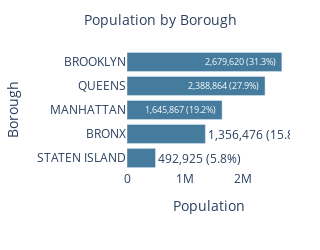

Write notebook code for a chart like this one.
### Code cell
import plotly.graph_objects as go
import pandas as pd

# Clean and prepare data
df_clean = df[df['BORO_NM'] != '(null)']
sizes = df_clean['BORO_NM'].value_counts().reset_index()
sizes.columns = ['Borough', 'Count']

sizes["Population"] = sizes['Borough'].map({
    'BROOKLYN': 2679620,
    'QUEENS': 2388864,
    'MANHATTAN': 1645867,
    'BRONX': 1356476,
    'STATEN ISLAND': 492925
})

sizes["Population %"] = (sizes["Population"] / sizes["Population"].sum()) * 100
sizes_sorted = sizes.sort_values("Population", ascending=True)

# Create figure from the Bar trace
fig = go.Figure(
    data=go.Bar(
        x=sizes_sorted['Population'],
        y=sizes_sorted['Borough'],
        orientation='h',
        marker_color='#457b9d',
        text=[f"{pop:,.0f} ({pct:.1f}%)" for pop, pct in zip(sizes_sorted['Population'], sizes_sorted['Population %'])],
        hovertemplate='<b>%{y}</b><br>Population: %{text}<extra></extra>'
    )
)

# Update layout
fig.update_layout(
    height=300,
    width=400,
    title_x=0.5,
    title_text="Population by Borough",
    plot_bgcolor='white',
    xaxis_title="Population",
    yaxis_title="Borough",
    margin=dict(t=50, r=30, l=30),
    title_font=dict(size=14)
)

# Save and show
fig.write_html("../images/population_bar.html")
fig.show()

### Figure 1 — Plotly figure (JSON) as saved in the notebook; plotly's stock layout.template omitted (floating-point values rounded to 4 significant figures)
{"data": [{"hovertemplate": "<b>%{y}</b><br>Population: %{text}<extra></extra>", "marker": {"color": "#457b9d"}, "orientation": "h", "text": ["492,925 (5.8%)", "1,356,476 (15.8%)", "1,645,867 (19.2%)", "2,388,864 (27.9%)", "2,679,620 (31.3%)"], "type": "bar", "x": [492925, 1356476, 1645867, 2388864, 2679620], "y": ["STATEN ISLAND", "BRONX", "MANHATTAN", "QUEENS", "BROOKLYN"]}], "layout": {"height": 250, "margin": {"l": 30, "r": 30, "t": 50}, "plot_bgcolor": "white", "title": {"font": {"size": 14}, "text": "Population by Borough", "x": 0.5}, "width": 300, "xaxis": {"title": {"text": "Population"}}, "yaxis": {"title": {"text": "Borough"}}}}
